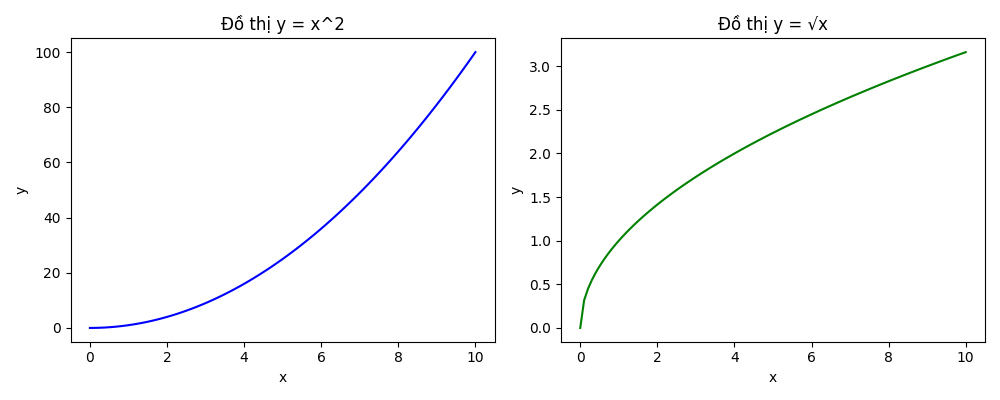

Write Python code to recreate this figure.
import matplotlib.pyplot as plt
import numpy as np


x = np.linspace(0, 10, 100)
y1 = x**2
y2 = np.sqrt(x)


fig, axes = plt.subplots(1, 2, figsize=(10, 4))

# Subplot bên trái: y = x^2
axes[0].plot(x, y1, color='blue')
axes[0].set_title("Đồ thị y = x^2")
axes[0].set_xlabel("x")
axes[0].set_ylabel("y")


axes[1].plot(x, y2, color='green')
axes[1].set_title("Đồ thị y = √x")
axes[1].set_xlabel("x")
axes[1].set_ylabel("y")

plt.tight_layout()
plt.show()
